Frame 1 (no input): blank canvas, image omitted
Frame 60 (the mouse pressed at the canvas centre just before this capture): blank canvas, image omitted
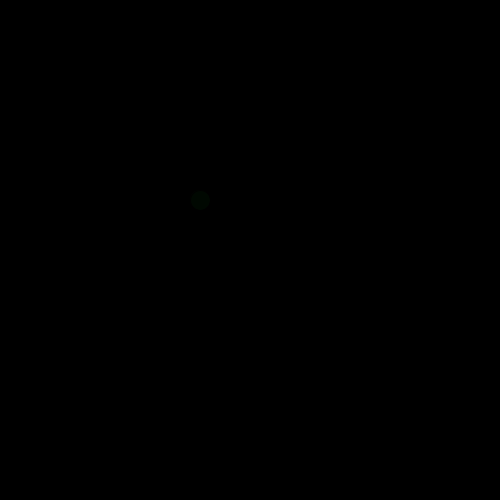
Frame 120 (the mouse held since frame 60 and released just before this capture)

The Processing sketch whose frames 1 and 60 were blank and that drew this single picture after the mouse press (run headless with seeded random() and noise(); from frame 60 on, the mouse is pressed at the canvas centre):

// Processing sketch: processing_60344
// ── processing_60344.pde

int width = 10;
int high = 10;

void setup() {
  size(500,500);
  smooth();
}

void draw() {
  background(0);
  fill(0,100,10,width);
  ellipse(200,200, width,high);

}

void mousePressed() {
  width = width + 10;
  high = high + 10;
}

void keyPressed() {
  width = 10;
  high = 10;
}
